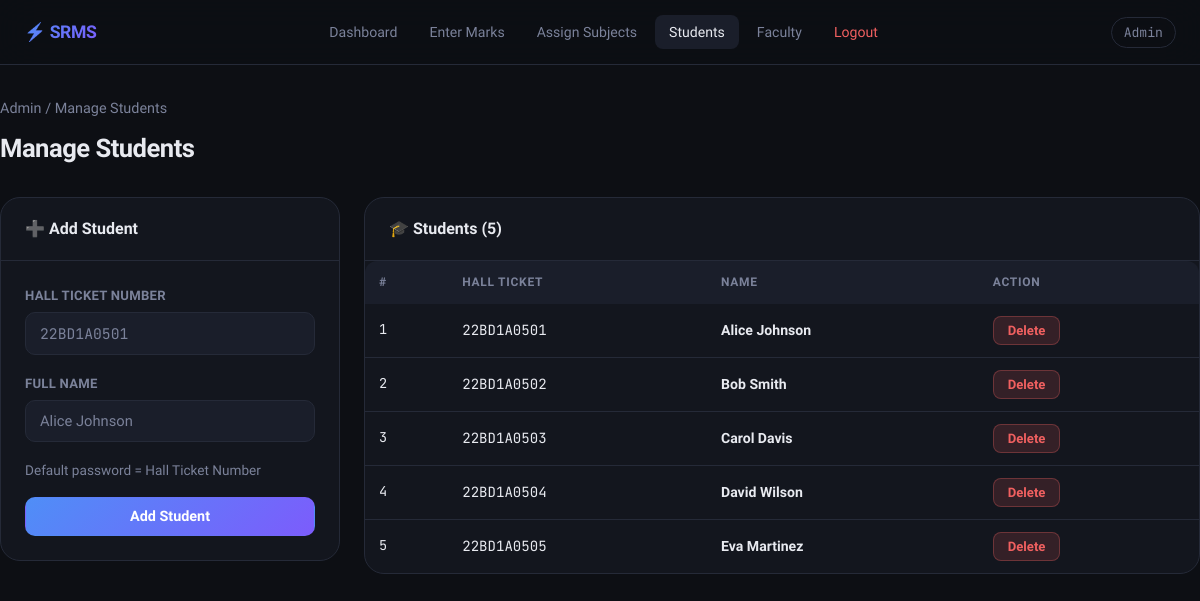
Screenshot of /admin/manage_students (signed in) with the database file from the repository.
### tables this page shows
CREATE TABLE students (
            hallticket  TEXT PRIMARY KEY,
            name        TEXT NOT NULL,
            password    TEXT NOT NULL
        );

### app.py (the view, shortened to what this page needs)
@app.route('/admin/manage_students', methods=['GET','POST'])
@admin_required
def manage_students():
    con = get_db(); cur = con.cursor()
    msg = None
    students = _all(cur, "SELECT * FROM students ORDER BY name")
    con.close()
    return render_template('manage_students.html', students=students, msg=msg)

### app.py (called while the page is built)
def get_db():
    con = sqlite3.connect(DB_PATH)
    con.row_factory = sqlite3.Row   # rows behave like dicts
    con.execute("PRAGMA foreign_keys = ON")
    return con

def _all(cur, sql, params=()):
    return [dict(r) for r in cur.execute(sql, params).fetchall()]

def admin_required(f):
    @wraps(f)
    def d(*a, **kw):
        if session.get('role') != 'admin': return redirect(url_for('admin_login'))
        return f(*a, **kw)
    return d

### templates/manage_students.html (shortened to what this page needs)
{% extends 'base.html' %}
{% block nav_links %}
  <a href="{{ url_for('admin_dashboard') }}">Dashboard</a>
  <a href="{{ url_for('enter_marks') }}">Enter Marks</a>
  <a href="{{ url_for('assign_subjects') }}">Assign Subjects</a>
  <a href="{{ url_for('manage_students') }}" class="active">Students</a>
  <a href="{{ url_for('manage_faculty') }}">Faculty</a>
  <a href="{{ url_for('logout') }}" class="logout">Logout</a>
{% endblock %}
{% block content %}
<div class="container page-wrap">
  <div class="page-header">
    <p class="breadcrumb"><a href="{{ url_for('admin_dashboard') }}">Admin</a> / Manage Students</p>
    <h1>Manage Students</h1>
  </div>
  <div style="display:grid;grid-template-columns:340px 1fr;gap:24px;align-items:start;">
    <div class="card">
      <div class="card-header"><h3>➕ Add Student</h3></div>
      <div class="card-body">
        <form method="POST">
          <div class="form-group">
            <label>Hall Ticket Number</label>
            <input name="hallticket" class="form-control text-mono" placeholder="22BD1A0501" required/>
          </div>
          <div class="form-group">
            <label>Full Name</label>
            <input name="name" class="form-control" placeholder="Alice Johnson" required/>
          </div>
          <p class="text-muted text-sm mb-16">Default password = Hall Ticket Number</p>
          <button class="btn btn-primary btn-block">Add Student</button>
        </form>
      </div>
    </div>
    <div class="card">
      <div class="card-header">
        <h3>🎓 Students ({{ students|length }})</h3>
      </div>
      <div class="table-wrap">
        <table>
          <thead><tr><th>#</th><th>Hall Ticket</th><th>Name</th><th>Action</th></tr></thead>
          <tbody>
            {% for s in students %}
            <tr>
              <td class="td-num">{{ loop.index }}</td>
              <td class="text-mono">{{ s.hallticket }}</td>
              <td><strong>{{ s.name }}</strong></td>
              <td>
                <form method="POST" style="display:inline" onsubmit="return confirm('Delete this student?')">
                  <button class="btn btn-danger btn-sm">Delete</button>
                </form>
              </td>
            </tr>
            {% else %}
            <tr><td colspan="4"><div class="empty-state"><span class="empty-icon">🎓</span><p>No students yet</p></div></td></tr>
            {% endfor %}
          </tbody>
        </table>
      </div>
    </div>
  </div>
</div>
{% endblock %}

### static/css/style.css (style rules this page uses)
:root { --bg: #0d0f14; --bg2: #13161e; --bg3: #1a1e2a; --border: #252a38; --border2: #2f3648; --text: #e8eaf0; --muted: #7b829a; --accent: #4f8ef7; --accent2: #7c5cfc; --green: #3ecf8e; --red: #f06060; --yellow: #f5c842; --orange: #f5884a; --radius: 12px; --radius-lg: 20px; --shadow: 0 4px 24px rgba(0,0,0,.5); --transition: .18s cubic-bezier(.4,0,.2,1); }
*, *::before, *::after { box-sizing: border-box; margin: 0; padding: 0; }
html { scroll-behavior: smooth; }
body { font-family: 'Sora', sans-serif; background: var(--bg); color: var(--text); min-height: 100vh; line-height: 1.6; font-size: 15px; }
a { color: var(--accent); text-decoration: none; }
.container { max-width: 1200px; margin: 0 auto; padding: 0 24px; }
.page-wrap { padding: 32px 0 64px; }
.nav-links a { color: var(--muted); font-size: .88rem; font-weight: 500; padding: 6px 14px; border-radius: 8px; transition: all var(--transition); }
.nav-links a:hover, .nav-links a.active { color: var(--text); background: var(--bg3); }
.nav-links a.logout { color: var(--red); }
.form-group { margin-bottom: 18px; }
.form-group label { display: block; font-size: .82rem; font-weight: 600; color: var(--muted); margin-bottom: 6px; letter-spacing: .02em; text-transform: uppercase; }
.form-control { width: 100%; background: var(--bg3); border: 1px solid var(--border); color: var(--text); padding: 11px 14px; border-radius: 10px; font-family: inherit; font-size: .92rem; transition: border-color var(--transition), box-shadow var(--transition); outline: none; }
.form-control::placeholder { color: var(--muted); }
.btn { display: inline-flex; align-items: center; justify-content: center; gap: 8px; padding: 10px 20px; border-radius: 10px; font-family: inherit; font-size: .9rem; font-weight: 600; cursor: pointer; border: 1px solid transparent; transition: all var(--transition); text-decoration: none; white-space: nowrap; }
.btn-primary { background: linear-gradient(135deg, var(--accent), var(--accent2)); color: #fff; border-color: transparent; }
.btn-block { width: 100%; }
.btn-sm { padding: 6px 14px; font-size: .82rem; border-radius: 8px; }
.btn-danger { background: rgba(240,96,96,.15); color: var(--red); border-color: rgba(240,96,96,.3); }
.card { background: var(--bg2); border: 1px solid var(--border); border-radius: var(--radius-lg); overflow: hidden; margin-bottom: 24px; }
.card-header { padding: 18px 24px; border-bottom: 1px solid var(--border); display: flex; align-items: center; justify-content: space-between; gap: 12px; }
.card-header h3 { font-size: 1rem; font-weight: 700; }
.card-body { padding: 24px; }
.table-wrap { overflow-x: auto; border-radius: var(--radius); }
table { width: 100%; border-collapse: collapse; font-size: .88rem; }
thead tr { background: var(--bg3); }
thead th { padding: 12px 14px; text-align: left; font-size: .75rem; text-transform: uppercase; letter-spacing: .06em; color: var(--muted); font-weight: 700; white-space: nowrap; }
tbody tr { border-bottom: 1px solid var(--border); transition: background var(--transition); }
tbody tr:last-child { border-bottom: none; }
tbody td { padding: 12px 14px; }
.td-num { font-family: 'JetBrains Mono', monospace; font-size: .85rem; }
.page-header { margin-bottom: 28px; }
.page-header h1 { font-size: 1.6rem; font-weight: 800; letter-spacing: -.02em; margin-bottom: 4px; }
.page-header p { color: var(--muted); font-size: .9rem; }
.breadcrumb { font-size: .8rem; color: var(--muted); margin-bottom: 8px; }
.breadcrumb a { color: var(--muted); }
.mb-16 { margin-bottom: 16px; }
.text-muted { color: var(--muted); }
.text-sm { font-size: .85rem; }
.text-mono { font-family: 'JetBrains Mono', monospace; }

### rows the page displays
students: hallticket "22BD1A0501", name "Alice Johnson"
students: hallticket "22BD1A0502", name "Bob Smith"
students: hallticket "22BD1A0503", name "Carol Davis"
students: hallticket "22BD1A0504", name "David Wilson"
students: hallticket "22BD1A0505", name "Eva Martinez"

### other values shown
{{ session['user'] }} "Admin"
{{ students|length }} "5"
